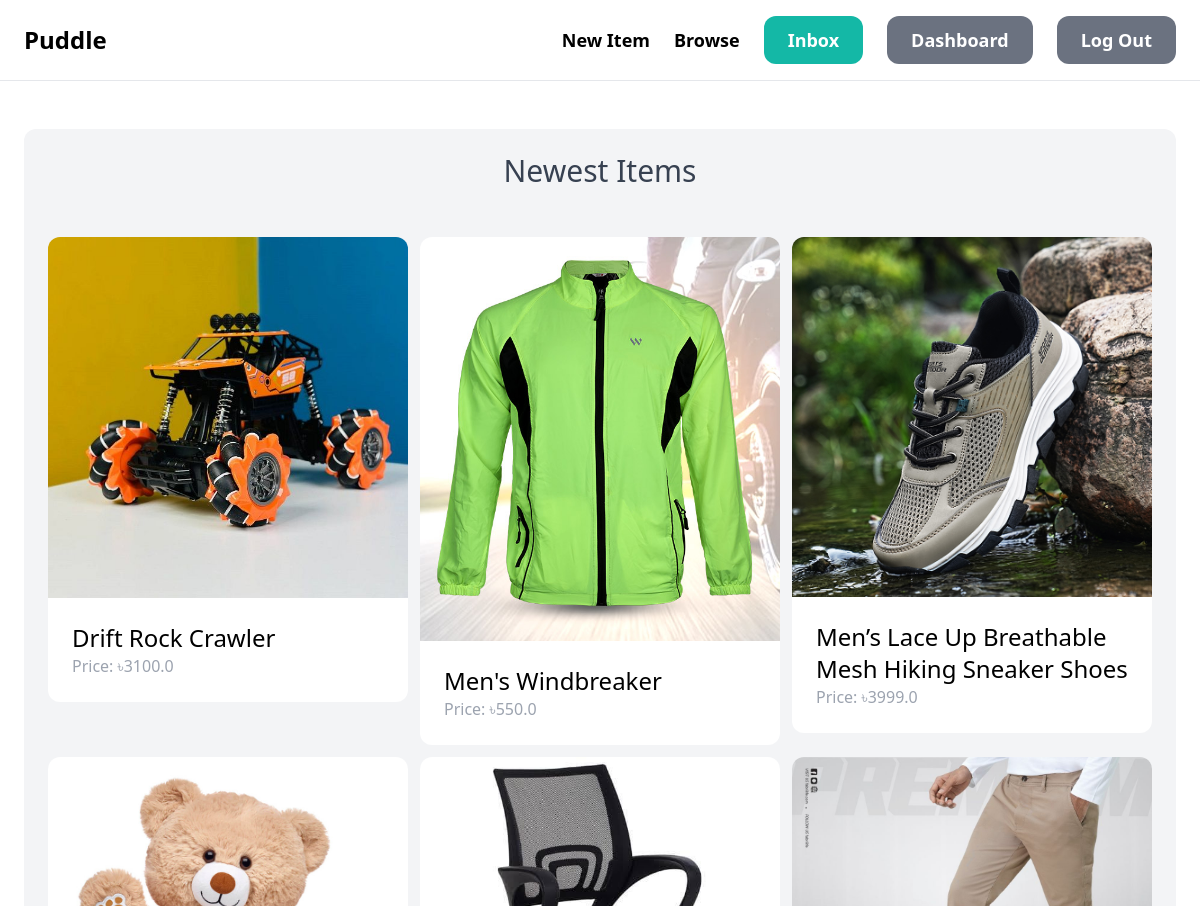
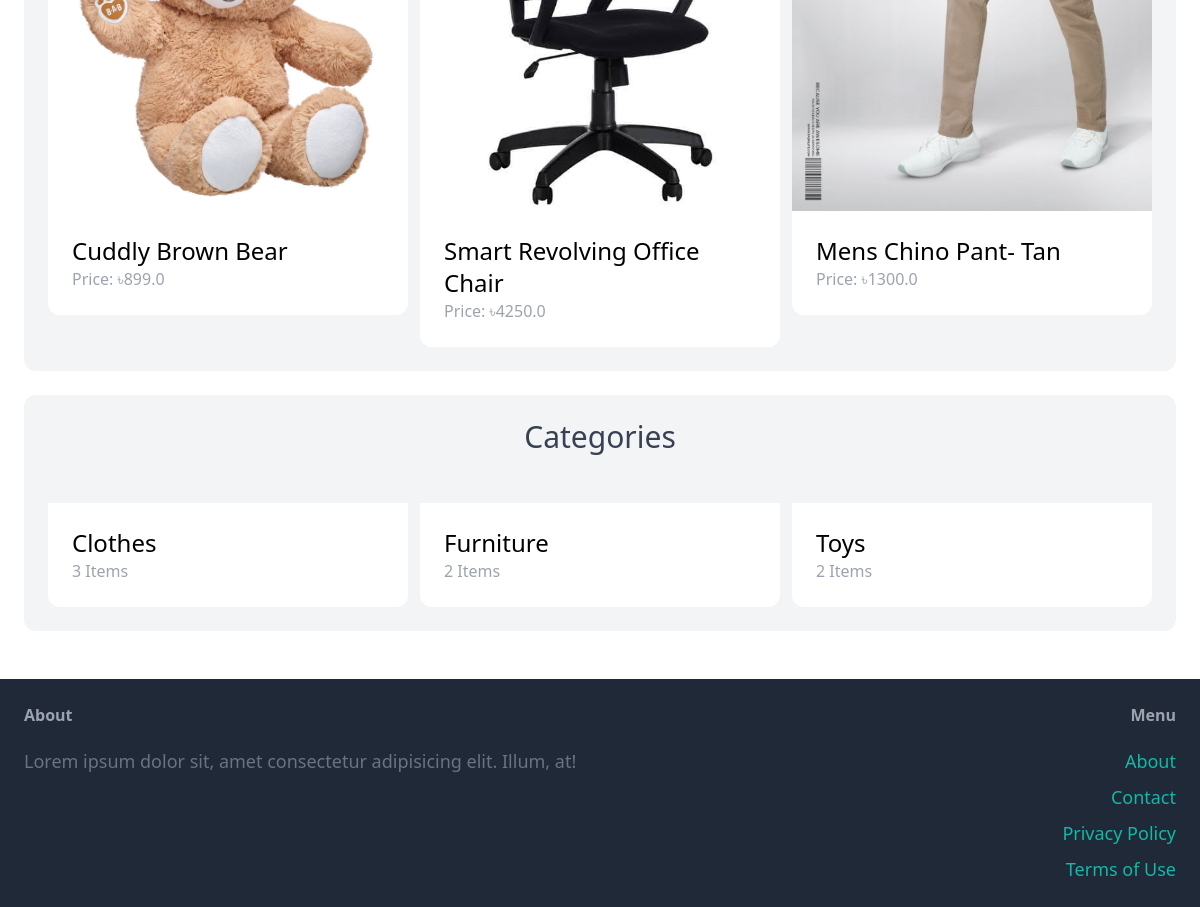
The app's page / (signed in) with its own data (2 pictures, top to bottom).
### item/models.py (models this page shows, shortened)
class Item(models.Model):
    category = models.ForeignKey(
        Category, related_name="items", on_delete=models.CASCADE
    )
    name = models.CharField(max_length=255)
    description = models.TextField(blank=True, null=True)
    price = models.FloatField()
    image = models.ImageField(upload_to="item_images", blank=True, null=True)
    is_sold = models.BooleanField(default=False)
    created_by = models.ForeignKey(
        User, related_name="items", on_delete=models.CASCADE
    )
    created_at = models.DateTimeField(auto_now_add=True)

class Category(models.Model):
    name = models.CharField(max_length=255)
    class Meta:
        ordering = ("name",)
        verbose_name_plural = "Categories"

### core/views.py (the view)
# urls.py: path("", views.index, name="index"),
def index(request):
    items = Item.objects.filter(is_sold=False)
    sampled_items = random.sample(list(items), min(6, len(items)))
    categories = Category.objects.all()
    return render(
        request,
        "core/index.html",
        {"items": sampled_items, "categories": categories},
    )

### core/templates/core/index.html (shortened to what this page needs)
{% extends 'core/base.html' %}
{% block content %}
  <div class="flex flex-col gap-6">
    <div class="p-6 bg-gray-100 rounded-xl">
      <h2 class="mb-12 text-3xl text-center text-gray-700">Newest Items</h2>
      <div class="grid grid-cols-3 gap-3">
        {% for item in items %}
          <div>
            <a href="{% url 'item:detail' item.id %}">
              <div>
                <img src="{{ item.image.url }}" class="rounded-t-xl" alt="" />
              </div>
              <div class="p-6 bg-white rounded-b-xl">
                <h2 class="text-2xl">{{ item.name }}</h2>
                <p class="text-gray-400">Price: ৳{{ item.price }}</p>
              </div>
            </a>
          </div>
        {% endfor %}
      </div>
    </div>
    <div class="p-6 bg-gray-100 rounded-xl">
      <h2 class="mb-12 text-3xl text-center text-gray-700">Categories</h2>
      <div class="grid grid-cols-3 gap-3">
        {% for category in categories %}
          <div>
            <a href="#">
              <div class="p-6 bg-white rounded-b-xl">
                <h2 class="text-2xl">{{ category.name }}</h2>
                <p class="text-gray-400">
                  {{ category.items.count }} {% if category.items.count <= 1 %}
                    Item
                  {% else %}
                    Items
                  {% endif %}
                </p>
              </div>
            </a>
          </div>
        {% endfor %}
      </div>
    </div>
  </div>
{% endblock %}

### records on screen
Item: image (picture), name "Drift Rock Crawler", price "3100.0"
Item: image (picture), name "Men's Windbreaker", price "550.0"
Item: image (picture), name "Men’s Lace Up Breathable Mesh Hiking Sneaker Shoes", price "3999.0"
Item: image (picture), name "Cuddly Brown Bear", price "899.0"
Item: image (picture), name "Smart Revolving Office Chair", price "4250.0"
Item: image (picture), name "Mens Chino Pant- Tan", price "1300.0"
Category: name "Clothes", items.count "3", shows "Items"
Category: name "Furniture", items.count "2", shows "Items"
Category: name "Toys", items.count "2", shows "Items"
